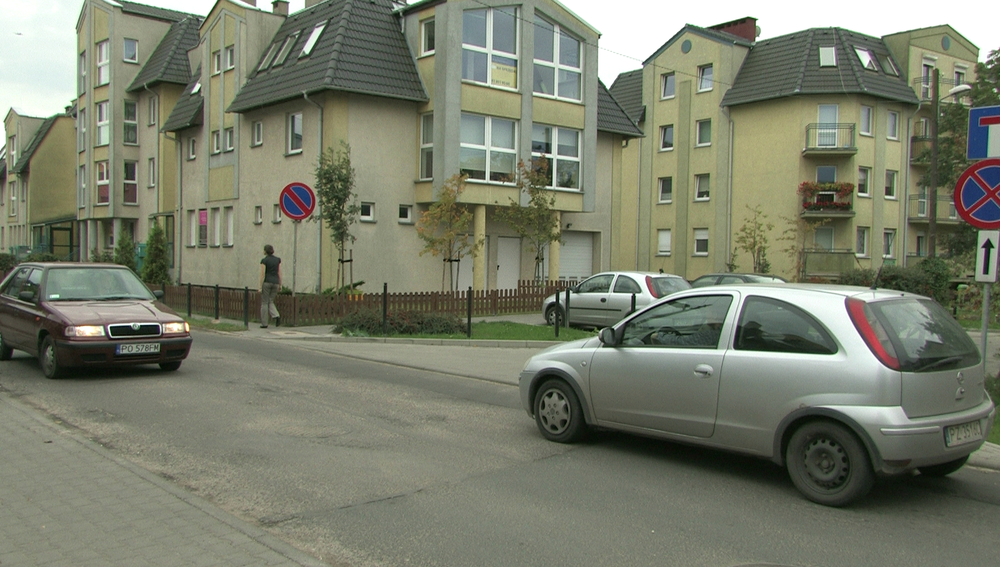
#> input picture LAB1/PST_1920x1088_cam4.png, 1000 x 567 px, shrunk from 1920 x 1088 before the run, given in place of the camera
$ python source4.py   (older library calls are emulated)
#> lines starting #> are read from the running program, lines starting #| are printed output that depends on the picture; after the words box and inside, x2 and y2 are one past the last pixel; in counts of white or black regions, pixels touching at a corner belong together
import cv2
import numpy as np

# Start video capture
cap = cv2.VideoCapture(0)

# Initial parameters
ksize = 3          # Sobel kernel size (must be 1,3,5,7)
blur_level = 3     # Gaussian blur kernel size (odd number)
threshold_val = 100  # Threshold for edge binary

def nothing(x):
    pass

# Create window with trackbars to adjust parameters in real time
cv2.namedWindow('Camera - Sobel Edges')
cv2.createTrackbar('Blur', 'Camera - Sobel Edges', blur_level, 15, nothing)
cv2.createTrackbar('Sobel ksize', 'Camera - Sobel Edges', ksize, 7, nothing)
cv2.createTrackbar('Threshold', 'Camera - Sobel Edges', threshold_val, 255, nothing)

while True:
    ret, frame = cap.read()
#> frame is the input picture: shape (567, 1000, 3); mean B, G, R 107.6, 125.2, 121
    if not ret:
        break

    # Get current values from trackbars
    blur_level = cv2.getTrackbarPos('Blur', 'Camera - Sobel Edges')
    ksize = cv2.getTrackbarPos('Sobel ksize', 'Camera - Sobel Edges')
    threshold_val = cv2.getTrackbarPos('Threshold', 'Camera - Sobel Edges')

    # Ensure odd kernel sizes for Gaussian and Sobel
    if blur_level % 2 == 0:
        blur_level += 1
    if ksize % 2 == 0:
        ksize += 1
    if ksize == 0:
        ksize = 1

    # Preprocessing
    gray = cv2.cvtColor(frame, cv2.COLOR_BGR2GRAY)
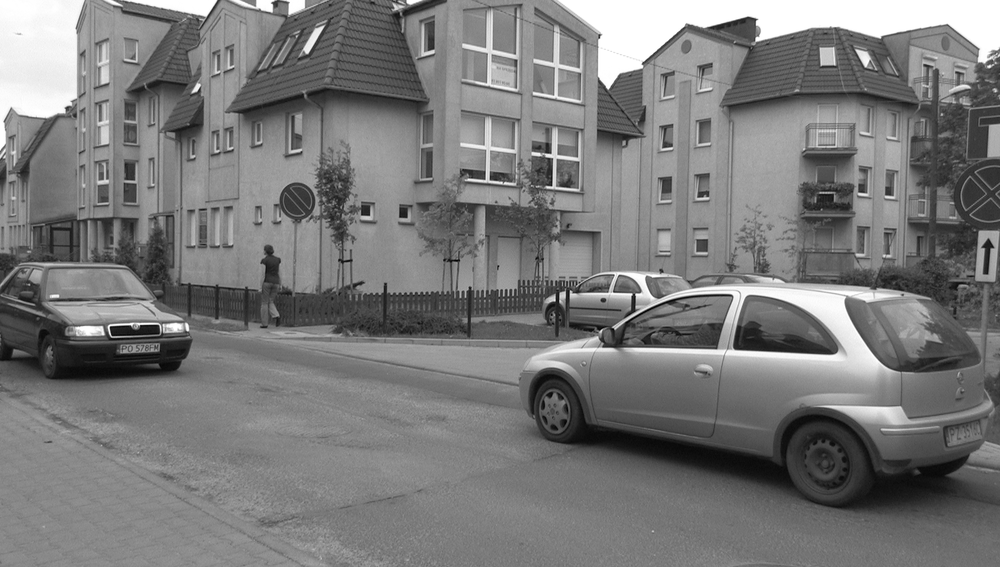
#> gray: shape (567, 1000); min 0, max 255, mean 122
    blurred = cv2.GaussianBlur(gray, (blur_level, blur_level), 0)

    # Sobel edge detection
    sobel_x = cv2.Sobel(blurred, cv2.CV_64F, 1, 0, ksize=ksize)
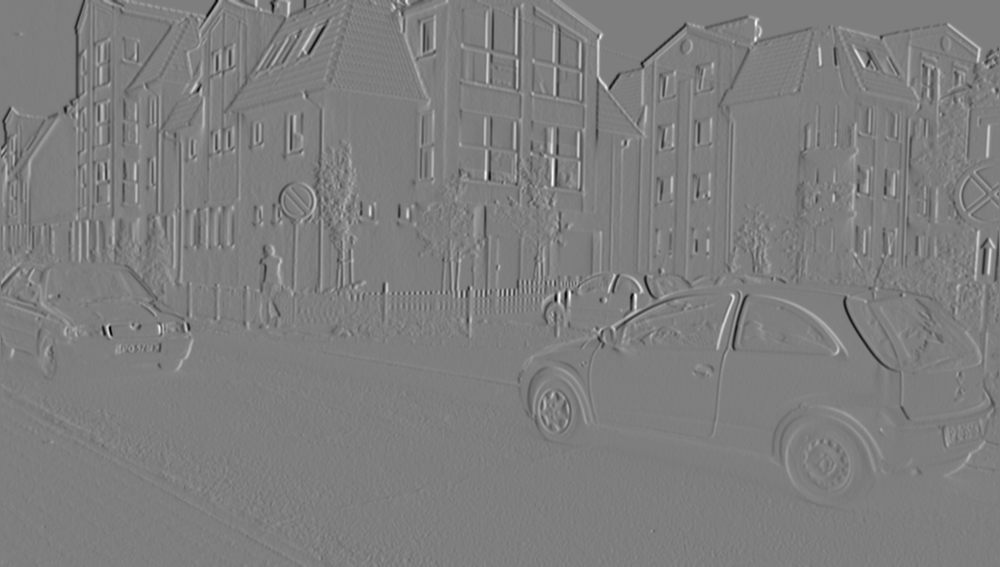
#> sobel_x: shape (567, 1000) float64; min -577, max 585, mean -0.3; drawn with min black and max white
    sobel_y = cv2.Sobel(blurred, cv2.CV_64F, 0, 1, ksize=ksize)
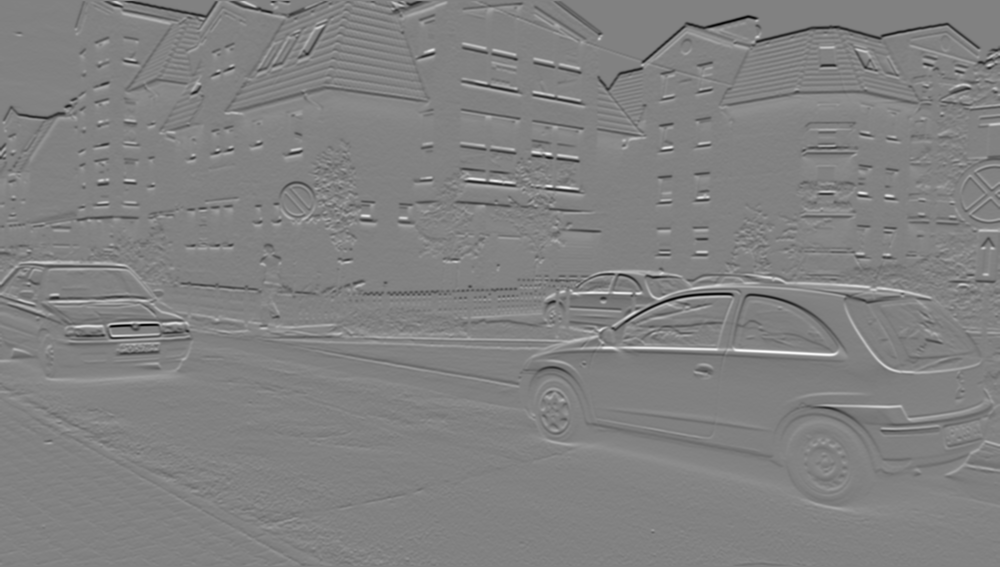
#> sobel_y: shape (567, 1000) float64; min -649, max 626, mean -1.2; drawn with min black and max white
    abs_sobel_x = cv2.convertScaleAbs(sobel_x)
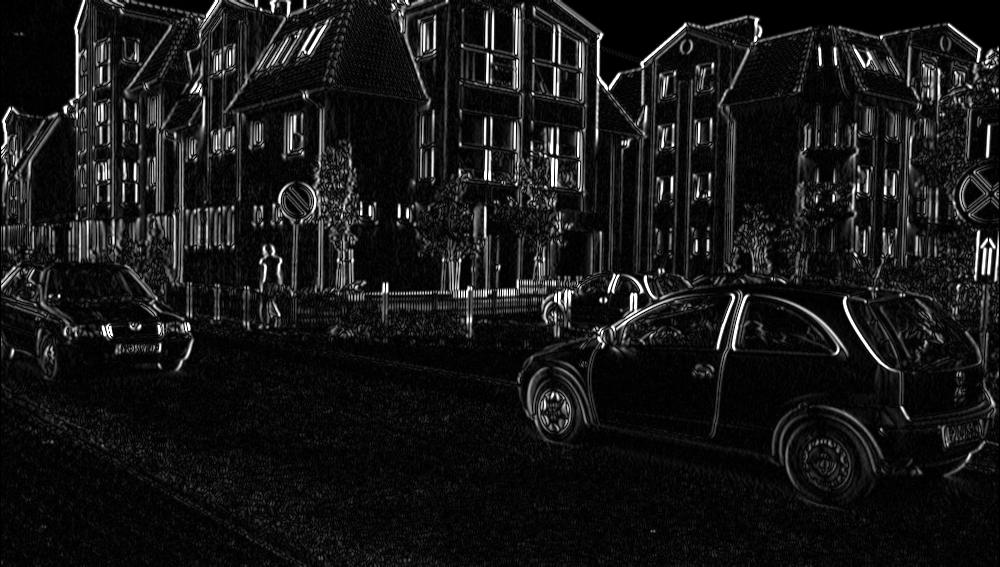
#> abs_sobel_x: shape (567, 1000); min 0, max 255, mean 23.1
    abs_sobel_y = cv2.convertScaleAbs(sobel_y)
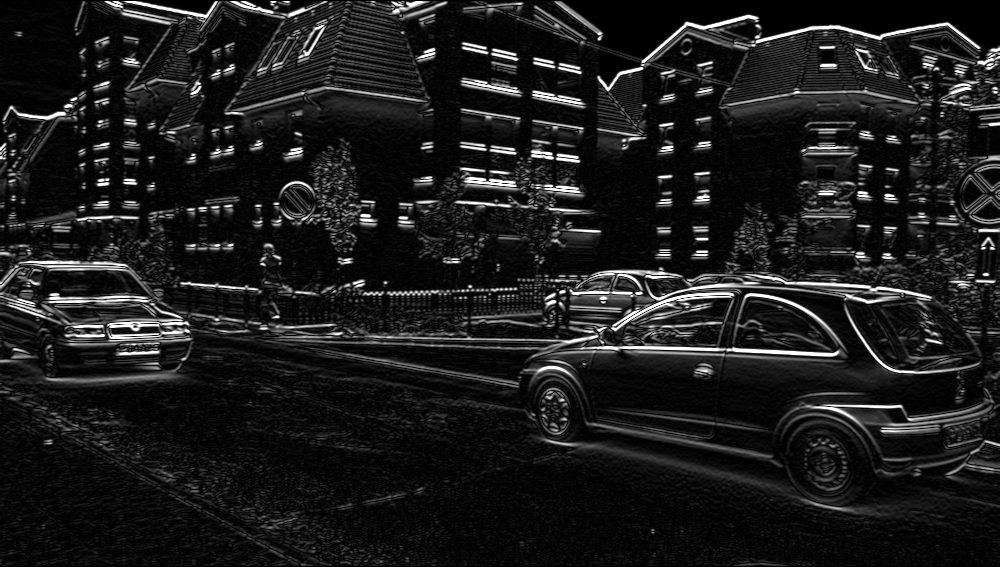
#> abs_sobel_y: shape (567, 1000); min 0, max 255, mean 28.4
    sobel_combined = cv2.addWeighted(abs_sobel_x, 0.5, abs_sobel_y, 0.5, 0)
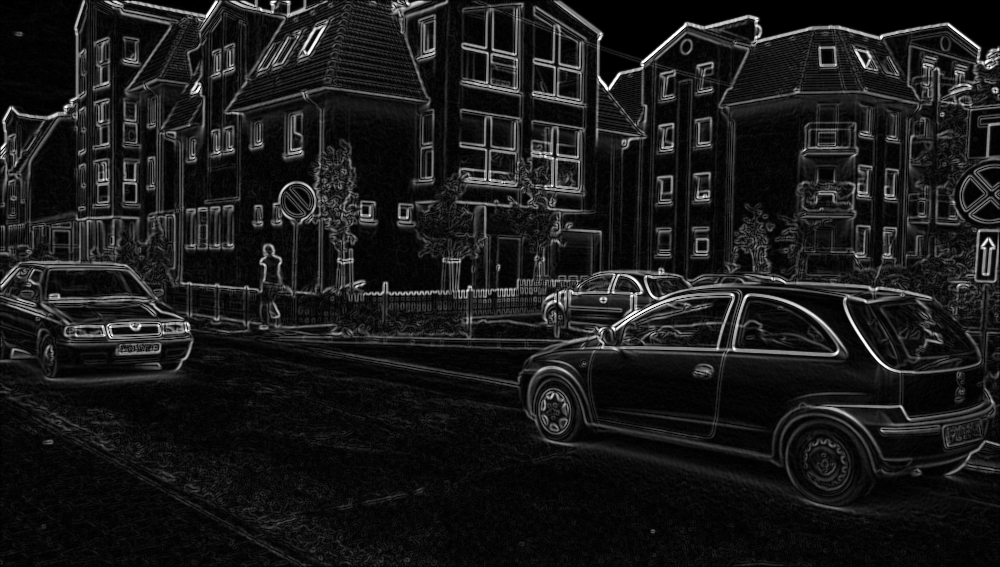
#> sobel_combined: shape (567, 1000); min 0, max 255, mean 25.7

    # Apply threshold
    _, sobel_thresh = cv2.threshold(sobel_combined, threshold_val, 255, cv2.THRESH_BINARY)
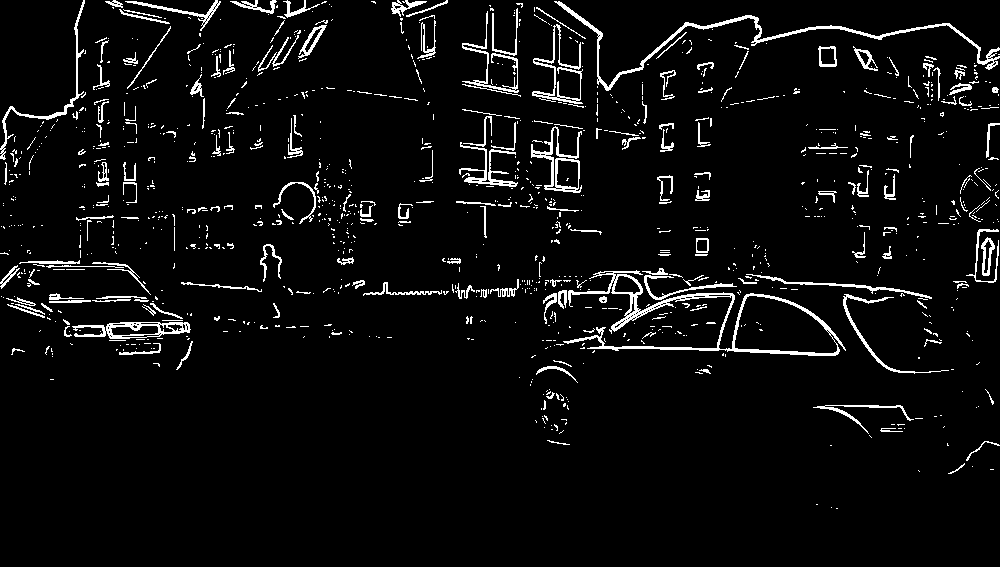
#> sobel_thresh: shape (567, 1000); 4.9% white in thin lines or dots, all inside (x1, y1, x2, y2) = (0, 0, 1000, 509)

    # Show both raw Sobel and thresholded
    cv2.imshow('Camera - Sobel Edges', sobel_combined)
    cv2.imshow('Camera - Sobel Threshold', sobel_thresh)

    if cv2.waitKey(1) & 0xFF == ord('q'):
#> (key q is pressed here)
        break

cap.release()
cv2.destroyAllWindows()
